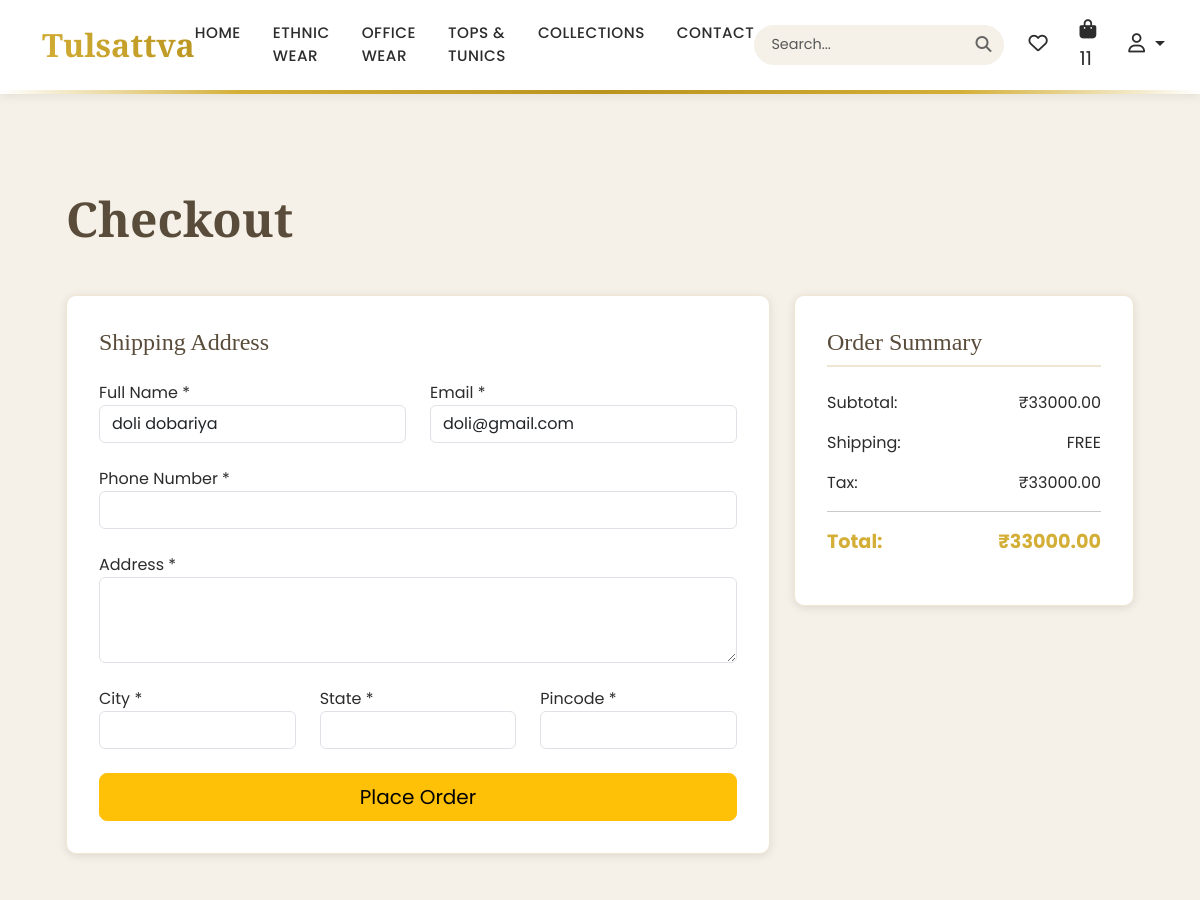
/cart/checkout/ (signed in, upper part), run on an earlier commit of the app's database.
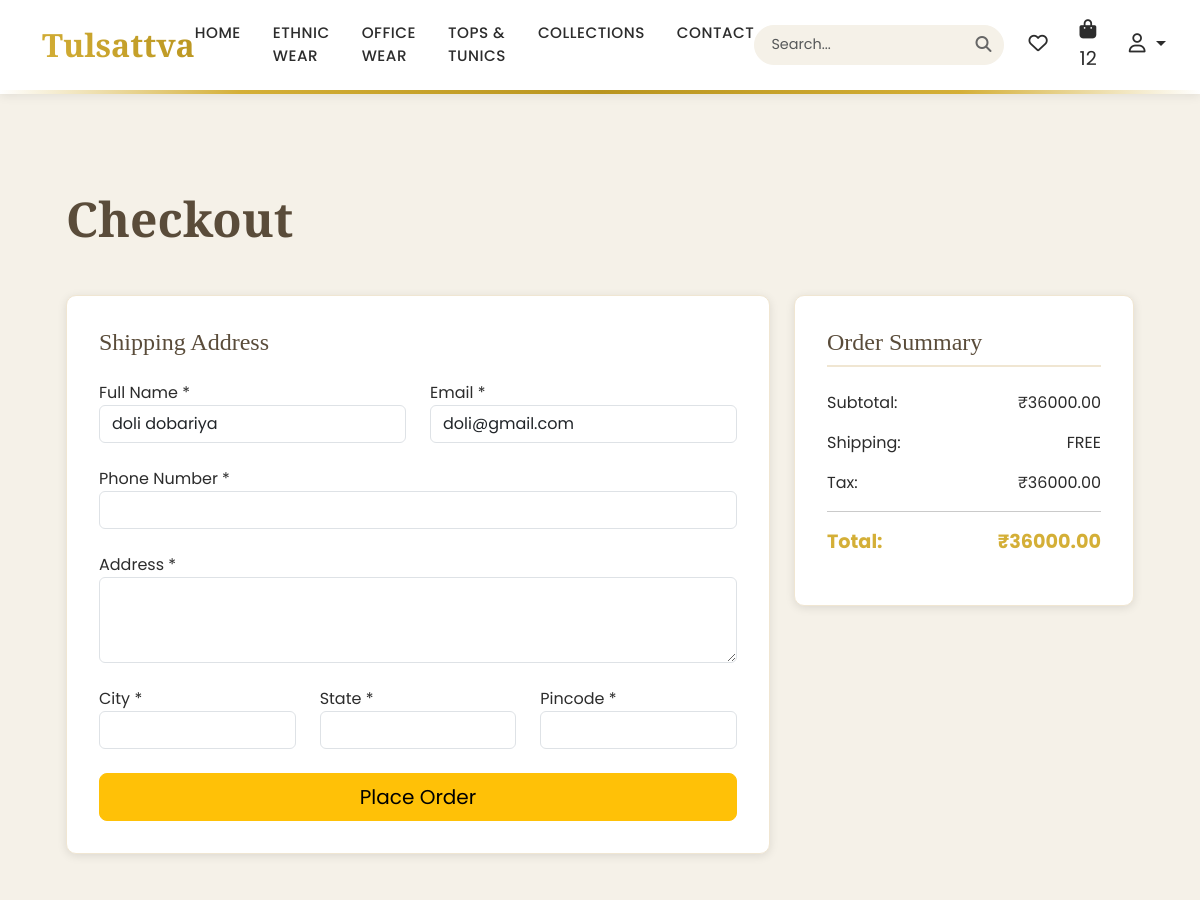
And on a later commit of the database.
### cart/models.py (models this page shows, shortened)
class Cart(models.Model):
    user = models.OneToOneField(User, on_delete=models.CASCADE, related_name='user_cart')
    created_at = models.DateTimeField(auto_now_add=True)
    updated_at = models.DateTimeField(auto_now=True)
    @property
    def total_price(self):
        try:
            return sum(item.total_price for item in self.items.all())
        except:
            return 0
    @property
    def total_items(self):
        try:
            return sum(item.quantity for item in self.items.all())
        except:
            return 0

class CartItem(models.Model):
    cart = models.ForeignKey(Cart, related_name='items', on_delete=models.CASCADE)
    product = models.ForeignKey(Product, on_delete=models.CASCADE)
    quantity = models.PositiveIntegerField(default=1)
    added_at = models.DateTimeField(auto_now_add=True)
    @property
    def total_price(self):
        try:
            return self.product.price * self.quantity
        except:
            return 0

### products/models.py (models this page shows, shortened)
class Product(models.Model):
    CATEGORY_CHOICES = [
        ('ethnic_wear', 'Ethnic Wear'),
        ('office_wear', 'Office Wear'),
        ('tops_tunics', 'Tops & Tunics'),
        ('collections', 'Collections'),
    ]
    name = models.CharField(max_length=200)
    slug = models.SlugField(max_length=200, unique=True, blank=True)
    price = models.DecimalField(max_digits=10, decimal_places=2)
    category = models.CharField(max_length=50, choices=CATEGORY_CHOICES)
    description = models.TextField()
    image = models.ImageField(upload_to='products/')
    image_2 = models.ImageField(upload_to='products/', blank=True, null=True)
    image_3 = models.ImageField(upload_to='products/', blank=True, null=True)
    image_4 = models.ImageField(upload_to='products/', blank=True, null=True)
    created_at = models.DateTimeField(auto_now_add=True)
    featured = models.BooleanField(default=False)
    class Meta:
        ordering = ['-created_at']

### cart/views.py (the view)
# urls.py: path('checkout/', views.checkout_view, name='checkout'),
def checkout_view(request):
    if not request.user.is_authenticated:
        messages.warning(request, 'Please login to checkout.')
        return redirect('users:signin')
    try:
        cart = Cart.objects.get(user=request.user)
        if cart.total_items == 0:
            messages.warning(request, 'Your cart is empty!')
            return redirect('cart:cart_view')
    except Cart.DoesNotExist:
        messages.warning(request, 'Your cart is empty!')
        return redirect('cart:cart_view')
    return render(request, 'cart/checkout.html', {'cart': cart})

### cart/context_processors.py (called while the page is built)
def cart_total(request):
    print("=== CONTEXT PROCESSOR ===")
    if request.user.is_authenticated:
        try:
            cart = Cart.objects.get(user=request.user)
            total_items = cart.total_items
            total_price = cart.total_price
            print(f"Context - User: {request.user}, Cart Items: {total_items}")
            return {
                'cart_total_items': total_items,
                'cart_total_price': total_price,
                'user_cart': cart  # Add this for debugging
            }
        except Cart.DoesNotExist:
            print("Context - No cart found")
            return {'cart_total_items': 0, 'cart_total_price': 0, 'user_cart': None}
    else:
        print("Context - User not authenticated")
        return {'cart_total_items': 0, 'cart_total_price': 0, 'user_cart': None}

### templates/cart/checkout.html (shortened to what the changed rows need)
{% extends 'base.html' %}
{% load static %}
{% block content %}
<div class="container-fluid py-5">
    <div class="container">
        <h1 class="page-title mb-5">Checkout</h1>
        <div class="row">
            <div class="col-lg-4">
                <div class="order-summary">
                    <div class="summary-totals">
                        <div class="total-row">
                            <span>Subtotal:</span>
                            <span>₹{{ cart.total_price }}</span>
                        </div>
                        <div class="total-row">
                            <span>Tax:</span>
                            <span>₹{{ cart.total_price|floatformat:2 }}</span>
                        </div>
                        <div class="total-row grand-total">
                            <strong>Total:</strong>
                            <strong>₹{% if cart.total_price >= 1999 %}{{ cart.total_price }}{% else %}{{ cart.total_price|add:99 }}{% endif %}</strong>
                        </div>
                    </div>
                </div>
            </div>
        </div>
    </div>
</div>
{% endblock %}

What changed in the data, as far as the page shows it:
changed through a linked row, Cart: total_price "33000.00" → "36000.00"
Also different on the page:
{{ cart_total_items }}: "11" → "12"
